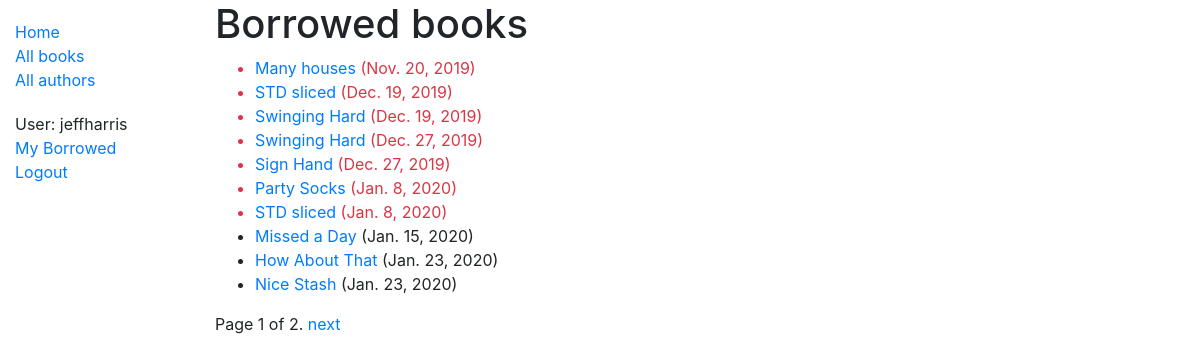
Page /catalog/borrowed/ (signed in) on the committed database.
### catalog/models.py (models this page shows, shortened)
class BookInstance(models.Model):
    id = models.UUIDField(primary_key=True, default=uuid.uuid4, help_text='Unique ID for this particular book across whole library')
    book = models.ForeignKey('Book', on_delete=models.SET_NULL, null=True)
    imprint = models.CharField(max_length=200)
    due_back = models.DateField(null=True, blank=True)
    borrower = models.ForeignKey(User, on_delete=models.SET_NULL, null=True, blank=True)
    LOAN_STATUS = (
        ('m', 'Maintenance'),
        ('o', 'On loan'),
        ('a', 'Available'),
        ('r', 'Reserved'),
    )
    status = models.CharField(
        max_length=1,
        choices=LOAN_STATUS,
        blank=True,
        default='m',
        help_text='Book availability',
    )
    @property
    def is_overdue(self):
        if self.due_back and date.today() > self.due_back:
            return True
        return False
    class Meta:
        ordering = ['due_back']
        permissions = (("can_mark_returned", "Set book as returned"),)

class Book(models.Model):
    title = models.CharField(max_length=200)
    author = models.ForeignKey('Author', on_delete=models.SET_NULL, null=True)
    summary = models.TextField(max_length=1000, help_text='Enter a brief description of the book')
    isbn = models.CharField('ISBN', max_length=13, help_text='13 Character <a href="https://www.isbn-international.org/content/what-isbn">ISBN number</a>')
    genre = models.ManyToManyField(Genre, help_text='Select a genre for this book')
    def display_genre(self):
        """Create a string for the Genre. This is required to display genre in Admin."""
        return ', '.join(genre.name for genre in self.genre.all()[:3])
    display_genre.short_description = 'Genre'

### catalog/views.py (the view)
# urls.py: path(r'borrowed/', views.AllLoanedBooksListView.as_view(), name='all-borrowed'),  # Added for challenge
class AllLoanedBooksListView(LoginRequiredMixin,generic.ListView):
    model = BookInstance
    permission_required = 'catalog.can_mark_returned'
    template_name ='catalog/bookinstance_list_borrowed_all.html'
    paginate_by = 10
    def get_queryset(self):
        return BookInstance.objects.filter(status__exact='o').order_by('due_back')

### catalog/templates/catalog/bookinstance_list_borrowed_all.html (shortened to what this page needs)
{% extends "base_generic.html" %}
{% block content %}
    <h1>Borrowed books</h1>
    {% if bookinstance_list %}
    <ul>
      {% for bookinst in bookinstance_list %}
      <li class="{% if bookinst.is_overdue %}text-danger{% endif %}">
        <a href="{% url 'book-detail' bookinst.book.pk %}">{{bookinst.book.title}}</a> ({{ bookinst.due_back }})
      </li>
      {% endfor %}
    </ul>
    {% else %}
      <p>There are no books borrowed.</p>
    {% endif %}
{% endblock %}

### catalog/templates/base_generic.html (shortened to what this page needs)
<!DOCTYPE html>
<html lang="en">
<head>
  <link rel="stylesheet" href="https://stackpath.bootstrapcdn.com/bootstrap/4.1.3/css/bootstrap.min.css">
  {% load static %}
  <link rel="stylesheet" href="{% static 'css/styles.css' %}">
</head>
<body>
  <div class="container-fluid">
    <div class="row">
      <div class="col-sm-2">
      {% block sidebar %}
        <ul class="sidebar-nav">
            <li><a href="{% url 'index' %}">Home</a></li>
            <li><a href="{% url 'books' %}">All books</a></li>
            <li><a href="{% url 'authors' %}">All authors</a></li>
        </ul>
        <ul class="sidebar-nav">
          {% if user.is_authenticated %}
            <li>User: {{ user.get_username }}</li>
            <li><a href="{% url 'my-borrowed' %}">My Borrowed</a></li>
            <li><a href="{% url 'logout'%}?next={{request.path}}">Logout</a></li>
          {% else %}
            <li><a href="{% url 'login'%}?next={{request.path}}">Login</a></li>
          {% endif %}
        </ul>
     {% endblock %}
      </div>
      <div class="col-sm-10 ">{% block content %}{% endblock %}
          {% block pagination %}
          {% if is_paginated %}
              <div class="pagination">
                  <span class="page-links">
                      <span class="page-current">
                          Page {{ page_obj.number }} of {{ page_obj.paginator.num_pages }}.
                      </span>
                      {% if page_obj.has_next %}
                          <a href="{{ request.path }}?page={{ page_obj.next_page_number }}">next</a>
                      {% endif %}
                  </span>
              </div>
          {% endif %}
        {% endblock %}
      </div>
    </div>
  </div>
</body>
</html>

### catalog/static/css/styles.css (style rules this page uses)
.sidebar-nav { margin-top: 20px; padding: 0; list-style: none; }

### rows in the picture
BookInstance: book "Many houses", due_back "Nov. 20, 2019"
BookInstance: book "STD sliced", due_back "Dec. 19, 2019"
BookInstance: book "Swinging Hard", due_back "Dec. 19, 2019"
BookInstance: book "Swinging Hard", due_back "Dec. 27, 2019"
BookInstance: book "Sign Hand", due_back "Dec. 27, 2019"
BookInstance: book "Party Socks", due_back "Jan. 8, 2020"
BookInstance: book "STD sliced", due_back "Jan. 8, 2020"
BookInstance: book "Missed a Day", due_back "Jan. 15, 2020"
BookInstance: book "How About That", due_back "Jan. 23, 2020"
BookInstance: book "Nice Stash", due_back "Jan. 23, 2020"

### other values in the picture
{{ user.get_username }} "jeffharris"
{{ page_obj.number }} "1"
{{ page_obj.paginator.num_pages }} "2"
